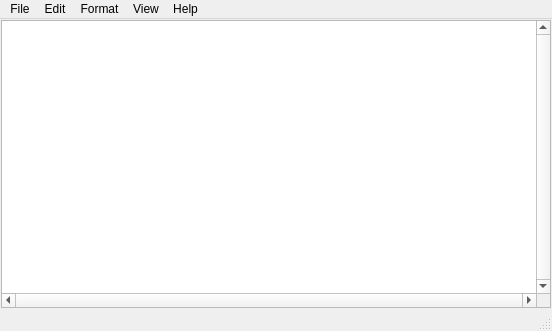
<?xml version="1.0" encoding="UTF-8"?>
<ui version="4.0">
 <class>NotepadWindow</class>
 <widget class="QMainWindow" name="NotepadWindow">
  <property name="geometry">
   <rect>
    <x>0</x>
    <y>0</y>
    <width>552</width>
    <height>331</height>
   </rect>
  </property>
  <property name="windowTitle">
   <string>Notepad</string>
  </property>
  <widget class="QWidget" name="centralwidget">
   <layout class="QVBoxLayout" name="verticalLayout" stretch="0">
    <property name="leftMargin">
     <number>1</number>
    </property>
    <property name="topMargin">
     <number>1</number>
    </property>
    <property name="rightMargin">
     <number>1</number>
    </property>
    <property name="bottomMargin">
     <number>1</number>
    </property>
    <item>
     <widget class="QTextEdit" name="textEdit">
      <property name="minimumSize">
       <size>
        <width>550</width>
        <height>287</height>
       </size>
      </property>
      <property name="cursor" stdset="0">
       <cursorShape>IBeamCursor</cursorShape>
      </property>
      <property name="tabletTracking">
       <bool>false</bool>
      </property>
      <property name="autoFillBackground">
       <bool>true</bool>
      </property>
      <property name="inputMethodHints">
       <set>Qt::ImhMultiLine</set>
      </property>
      <property name="midLineWidth">
       <number>0</number>
      </property>
      <property name="verticalScrollBarPolicy">
       <enum>Qt::ScrollBarAlwaysOn</enum>
      </property>
      <property name="horizontalScrollBarPolicy">
       <enum>Qt::ScrollBarAlwaysOn</enum>
      </property>
      <property name="sizeAdjustPolicy">
       <enum>QAbstractScrollArea::AdjustIgnored</enum>
      </property>
      <property name="autoFormatting">
       <set>QTextEdit::AutoNone</set>
      </property>
      <property name="lineWrapMode">
       <enum>QTextEdit::NoWrap</enum>
      </property>
      <property name="html">
       <string>&lt;!DOCTYPE HTML PUBLIC &quot;-//W3C//DTD HTML 4.0//EN&quot; &quot;http://www.w3.org/TR/REC-html40/strict.dtd&quot;&gt;
&lt;html&gt;&lt;head&gt;&lt;meta name=&quot;qrichtext&quot; content=&quot;1&quot; /&gt;&lt;style type=&quot;text/css&quot;&gt;
p, li { white-space: pre-wrap; }
&lt;/style&gt;&lt;/head&gt;&lt;body style=&quot; font-family:'MS Shell Dlg 2'; font-size:8.25pt; font-weight:400; font-style:normal;&quot;&gt;
&lt;p style=&quot;-qt-paragraph-type:empty; margin-top:0px; margin-bottom:0px; margin-left:0px; margin-right:0px; -qt-block-indent:0; text-indent:0px;&quot;&gt;&lt;br /&gt;&lt;/p&gt;&lt;/body&gt;&lt;/html&gt;</string>
      </property>
     </widget>
    </item>
   </layout>
  </widget>
  <widget class="QStatusBar" name="statusbar"/>
  <widget class="QMenuBar" name="menuBar">
   <property name="geometry">
    <rect>
     <x>0</x>
     <y>0</y>
     <width>552</width>
     <height>20</height>
    </rect>
   </property>
   <widget class="QMenu" name="menuFile">
    <property name="title">
     <string>File</string>
    </property>
    <addaction name="actionNew"/>
    <addaction name="actionNewWindow"/>
    <addaction name="actionOpen"/>
    <addaction name="actionSave"/>
    <addaction name="actionSaveAs"/>
    <addaction name="separator"/>
    <addaction name="actionPageSetup"/>
    <addaction name="actionPrint"/>
    <addaction name="separator"/>
    <addaction name="actionExit"/>
   </widget>
   <widget class="QMenu" name="menuEdit">
    <property name="title">
     <string>Edit</string>
    </property>
    <addaction name="actionUndo"/>
    <addaction name="separator"/>
    <addaction name="actionCut"/>
    <addaction name="actionCopy"/>
    <addaction name="actionPaste"/>
    <addaction name="actionDelete"/>
    <addaction name="separator"/>
    <addaction name="actionFind"/>
    <addaction name="actionFindNext"/>
    <addaction name="actionFindPrevious"/>
    <addaction name="actionReplace"/>
    <addaction name="separator"/>
    <addaction name="actionSelectAll"/>
    <addaction name="actionTimeDate"/>
   </widget>
   <widget class="QMenu" name="menuFormat">
    <property name="title">
     <string>Format</string>
    </property>
    <addaction name="actionWordWrap"/>
    <addaction name="actionFont"/>
   </widget>
   <widget class="QMenu" name="menuView">
    <property name="title">
     <string>View</string>
    </property>
    <widget class="QMenu" name="menuZoom">
     <property name="title">
      <string>Zoom</string>
     </property>
     <addaction name="actionZoomIn"/>
     <addaction name="actionZoomOut"/>
     <addaction name="actionRestoreDefaultZoom"/>
    </widget>
    <addaction name="menuZoom"/>
    <addaction name="actionStatusBar"/>
   </widget>
   <widget class="QMenu" name="menuHelp">
    <property name="title">
     <string>Help</string>
    </property>
    <addaction name="actionAboutNotepud"/>
   </widget>
   <addaction name="menuFile"/>
   <addaction name="menuEdit"/>
   <addaction name="menuFormat"/>
   <addaction name="menuView"/>
   <addaction name="menuHelp"/>
  </widget>
  <action name="actionNew">
   <property name="text">
    <string>New</string>
   </property>
   <property name="shortcut">
    <string>Ctrl+N</string>
   </property>
  </action>
  <action name="actionNewWindow">
   <property name="text">
    <string>New Window</string>
   </property>
   <property name="shortcut">
    <string>Ctrl+Shift+N</string>
   </property>
  </action>
  <action name="actionOpen">
   <property name="text">
    <string>Open...</string>
   </property>
   <property name="shortcut">
    <string>Ctrl+O</string>
   </property>
  </action>
  <action name="actionSave">
   <property name="text">
    <string>Save</string>
   </property>
   <property name="shortcut">
    <string>Ctrl+S</string>
   </property>
  </action>
  <action name="actionSaveAs">
   <property name="text">
    <string>Save As...</string>
   </property>
   <property name="shortcut">
    <string>Ctrl+Shift+S</string>
   </property>
  </action>
  <action name="actionWordWrap">
   <property name="checkable">
    <bool>true</bool>
   </property>
   <property name="checked">
    <bool>false</bool>
   </property>
   <property name="enabled">
    <bool>true</bool>
   </property>
   <property name="text">
    <string>Word Wrap</string>
   </property>
  </action>
  <action name="actionExit">
   <property name="text">
    <string>Exit</string>
   </property>
  </action>
  <action name="actionUndo">
   <property name="checkable">
    <bool>false</bool>
   </property>
   <property name="text">
    <string>Undo</string>
   </property>
   <property name="shortcut">
    <string>Ctrl+Z</string>
   </property>
  </action>
  <action name="actionCut">
   <property name="text">
    <string>Cut</string>
   </property>
   <property name="shortcut">
    <string>Ctrl+X</string>
   </property>
  </action>
  <action name="actionCopy">
   <property name="text">
    <string>Copy</string>
   </property>
   <property name="shortcut">
    <string>Ctrl+C</string>
   </property>
  </action>
  <action name="actionPaste">
   <property name="text">
    <string>Paste</string>
   </property>
   <property name="shortcut">
    <string>Ctrl+V</string>
   </property>
  </action>
  <action name="actionDelete">
   <property name="checkable">
    <bool>false</bool>
   </property>
   <property name="text">
    <string>Delete</string>
   </property>
   <property name="shortcut">
    <string>Del</string>
   </property>
  </action>
  <action name="actionFind">
   <property name="text">
    <string>Find...</string>
   </property>
   <property name="shortcut">
    <string>Ctrl+F</string>
   </property>
  </action>
  <action name="actionFindNext">
   <property name="text">
    <string>Find Next</string>
   </property>
   <property name="shortcut">
    <string>F3</string>
   </property>
  </action>
  <action name="actionFindPrevious">
   <property name="text">
    <string>Find Previous</string>
   </property>
   <property name="shortcut">
    <string>Shift+F3</string>
   </property>
  </action>
  <action name="actionSelectAll">
   <property name="text">
    <string>Select All</string>
   </property>
   <property name="shortcut">
    <string>Ctrl+A</string>
   </property>
  </action>
  <action name="actionTimeDate">
   <property name="text">
    <string>Time/Date</string>
   </property>
   <property name="shortcut">
    <string>F5</string>
   </property>
  </action>
  <action name="actionZoomIn">
   <property name="text">
    <string>Zoom In</string>
   </property>
   <property name="shortcut">
    <string>Ctrl++</string>
   </property>
  </action>
  <action name="actionZoomOut">
   <property name="text">
    <string>Zoom Out</string>
   </property>
   <property name="shortcut">
    <string>Ctrl+-</string>
   </property>
  </action>
  <action name="actionRestoreDefaultZoom">
   <property name="text">
    <string>Restore Default Zoom</string>
   </property>
   <property name="shortcut">
    <string>Ctrl+0</string>
   </property>
  </action>
  <action name="actionStatusBar">
   <property name="checkable">
    <bool>true</bool>
   </property>
   <property name="text">
    <string>Status Bar</string>
   </property>
  </action>
  <action name="actionFont">
   <property name="text">
    <string>Font...</string>
   </property>
  </action>
  <action name="actionReplace">
   <property name="text">
    <string>Replace...</string>
   </property>
  </action>
  <action name="actionPrint">
   <property name="text">
    <string>Print...</string>
   </property>
  </action>
  <action name="actionPageSetup">
   <property name="text">
    <string>Page Setup...</string>
   </property>
  </action>
  <action name="actionAboutNotepud">
   <property name="text">
    <string>About Notepad</string>
   </property>
  </action>
 </widget>
 <resources/>
 <connections/>
</ui>
